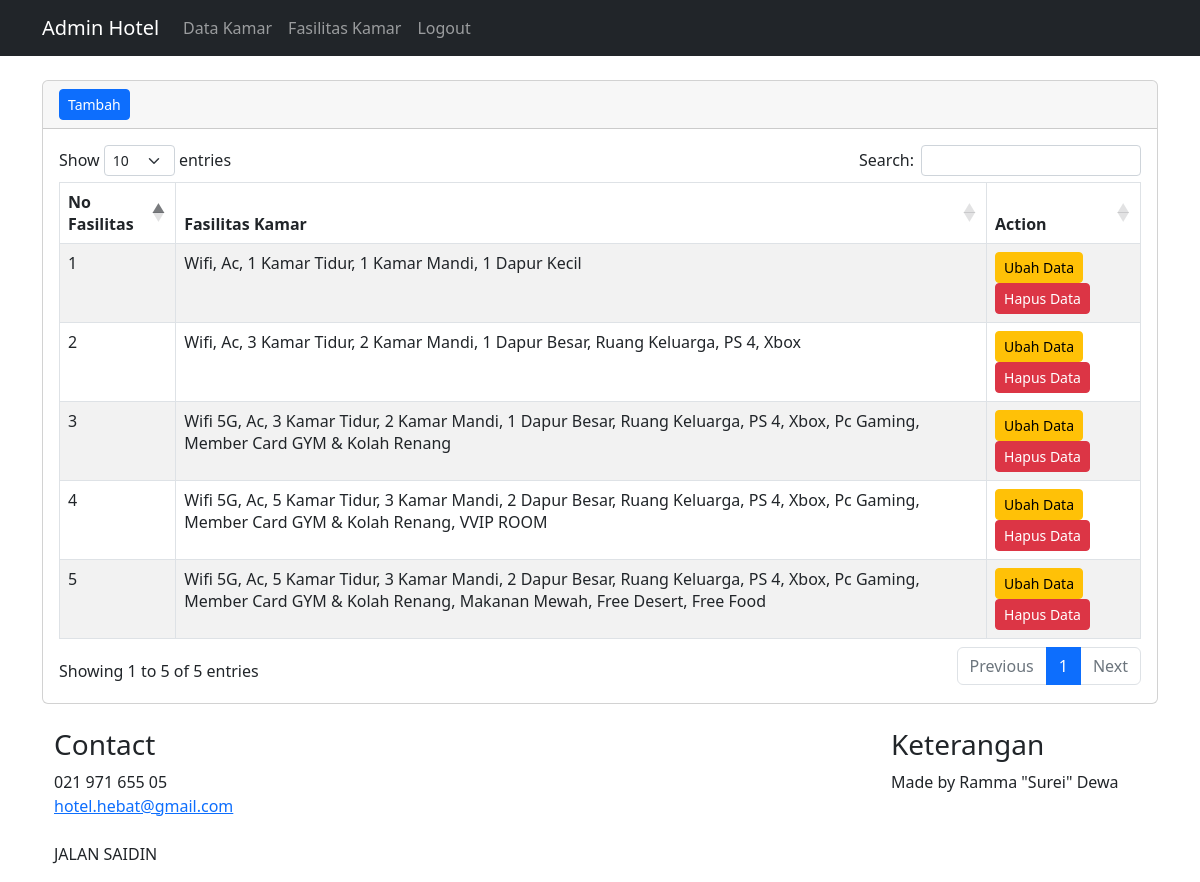
/admin/fasilitas_kamar/index.php (signed in), run on the app's committed database.
### tables this page shows
CREATE TABLE `fasilitas_kamar` (
  `no_fasilitas` int(11) NOT NULL,
  `fasilitas` varchar(255) NOT NULL
);

### admin/fasilitas_kamar/index.php (the view, shortened to what this page needs)
<?php
    require '../../koneksi.php';
?>
<?php include('../layout/header.php') ?>
    <div class="container mt-4">
        <div class="row">
            <div class="col-md-12">
                <div class="card card-outline card-info">
                    <div class="card-header">
                        <button class="btn btn-sm btn-primary" data-bs-toggle="modal" data-bs-target="#tambah">Tambah</button>
                    </div>
                    <div class="card-body">
                        <table class="table table-bordered table-striped" id = "table">
                            <thead>
                                <tr>
                                    <th>No Fasilitas</th>
                                    <th>Fasilitas Kamar</th>
                                    <th>Action</th>
                                </tr>
                            </thead>
                            <tbody>
                                <?php
                                    $query = "SELECT * FROM fasilitas_kamar";
                                    $query_run = mysqli_query($con, $query);
                                    if(mysqli_num_rows($query_run) > 0)
                                    {
                                        foreach($query_run as $faskamar){
                                            ?>
                                            <tr>
                                                <td><?= $faskamar['no_fasilitas']?></td>
                                                <td><?= $faskamar['fasilitas']?></td>
                                                <td>
                                                    <a href="edit_fasilitas_kamar.php?id=<?= $faskamar['no_fasilitas']; ?>" class="btn btn-warning btn-sm">Ubah Data</a>
                                                    <form action="config/controller_kamar.php" method="POST" class="d-inline">
                                                        <button type="submit" name="hapus_fasilitas_kamar" value="<?=$faskamar['no_fasilitas'];?>" class="btn btn-danger btn-sm">Hapus Data</button>
                                                    </form>
                                                </td>
                                            </tr>
                                            <?php
                                        }
                                    }
                                    else
                                    {
                                        echo "<h5> Belum Ada Data Fasilitas </h5>";
                                    }
                                 ?>
                            </tbody>
                        </table>
                    </div>
            </div>
        </div>
    </div>
<?php include('../../layout/footer.php') ?>

### data on the page
fasilitas_kamar: no_fasilitas "1", fasilitas "Wifi, Ac, 1 Kamar Tidur, 1 Kamar Mandi, 1 Dapur Kecil"
fasilitas_kamar: no_fasilitas "2", fasilitas "Wifi, Ac, 3 Kamar Tidur, 2 Kamar Mandi, 1 Dapur Besar, Ruang Keluarga, PS 4, Xbox"
fasilitas_kamar: no_fasilitas "3", fasilitas "Wifi 5G, Ac, 3 Kamar Tidur, 2 Kamar Mandi, 1 Dapur Besar, Ruang Keluarga, PS 4, Xbox, Pc Gaming, Member Card GYM & Kolah Renang"
fasilitas_kamar: no_fasilitas "4", fasilitas "Wifi 5G, Ac, 5 Kamar Tidur, 3 Kamar Mandi, 2 Dapur Besar, Ruang Keluarga, PS 4, Xbox, Pc Gaming, Member Card GYM & Kolah Renang, VVIP ROOM"
fasilitas_kamar: no_fasilitas "5", fasilitas "Wifi 5G, Ac, 5 Kamar Tidur, 3 Kamar Mandi, 2 Dapur Besar, Ruang Keluarga, PS 4, Xbox, Pc Gaming, Member Card GYM & Kolah Renang, Makanan Mewah, Free Desert, Free Food"
